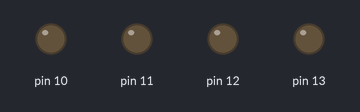
A sketch run on a simulated Arduino Uno, built with avr-gcc and run on an emulated ATmega328P. Parts: output pins drawn as LEDs (lit = HIGH).

Above: at 0.5 s.
At 2.5 s:
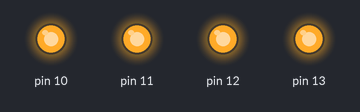
At 3.5 s:
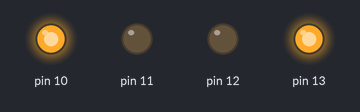
Timing chart, 0 to 6.5 s (numbered marks = the images above):
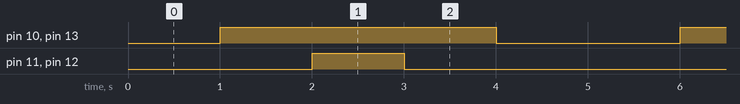

The sketch:

altblink.ino
```cpp
void setup() {
  // put your setup code here, to run once:
pinMode(13,OUTPUT);
pinMode(12,OUTPUT);
pinMode(11,OUTPUT);
pinMode(10,OUTPUT);
}

void loop() {
  // put your main code here, to run repeatedly:
  digitalWrite(13,0);
  digitalWrite(12,0);
  digitalWrite(11,0);
  digitalWrite(10,0);
  delay(1000);
  digitalWrite(13,1);
  digitalWrite(12,0);
  digitalWrite(11,0);
  digitalWrite(10,1);
  delay(1000);
  digitalWrite(13,1);
  digitalWrite(12,1);
  digitalWrite(11,1);
  digitalWrite(10,1);
  delay(1000);
 digitalWrite(13,1);
  digitalWrite(12,0);
  digitalWrite(11,0);
  digitalWrite(10,1);
  delay(1000);
   digitalWrite(13,0);
  digitalWrite(12,0);
  digitalWrite(11,0);
  digitalWrite(10,0);
  delay(1000);
}
```

Measured:
- by itself, pin 10, pin 13: alternates HIGH for 3.0 s and LOW for 2.0 s
- by itself, pin 11, pin 12: alternates HIGH for 1.0 s and LOW for 4.0 s
- by itself, everything shown: repeats every 5.0 s, in 4 steps
